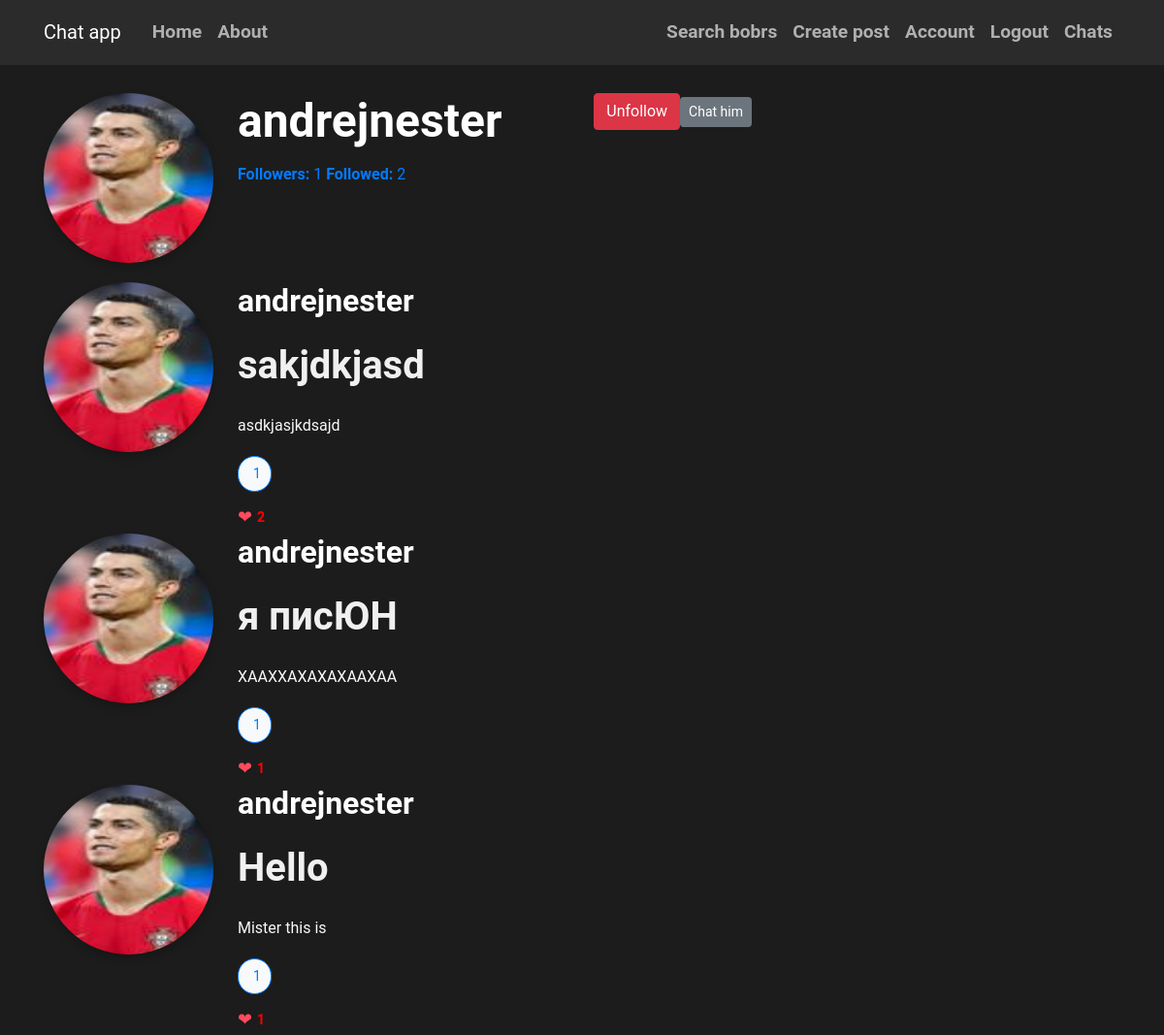
Screenshot of /user_info/andrejnester (signed in) with the database file from the repository.
### flaskblog/models.py (models this page shows, shortened)
class User(db.Model, UserMixin):
    id = db.Column(db.Integer, primary_key=True)
    username = db.Column(db.String(20), unique=True, nullable=False)
    email = db.Column(db.String(120), unique=True, nullable=False)
    image_file = db.Column(db.String(20), nullable=False, default='default.jpg')
    password = db.Column(db.String(60), nullable=False)
    posts = db.relationship('Post', backref='author', lazy=True)
    followed = db.relationship('Follow', foreign_keys='Follow.follower_id',
                               back_populates='follower', lazy='dynamic',
                               cascade='all, delete-orphan')
    followers = db.relationship('Follow', foreign_keys='Follow.followed_id',
                                back_populates='followed', lazy='dynamic',
                                cascade='all, delete-orphan')
    sent_messages = db.relationship('Message', foreign_keys='Message.sender_id',
                                    back_populates='sender', lazy=True)
    received_messages = db.relationship('Message', foreign_keys='Message.recipient_id',
                                        back_populates='recipient', lazy=True)
    groups=db.relationship('Group', secondary='user_groups', back_populates='members')
    def is_following(self, user):
        return self.followed.filter_by(followed_id=user.id).first() is not None

class Post(db.Model):
    id = db.Column(db.Integer, primary_key=True)
    title = db.Column(db.String(100), nullable=False)
    date_posted = db.Column(db.DateTime, nullable=False, default=datetime.utcnow)
    content = db.Column(db.Text, nullable=False)
    user_id = db.Column(db.Integer, db.ForeignKey('user.id'), nullable=False)
    comments = db.relationship('Comment', backref='post', lazy='dynamic')
    post_likes = db.relationship('Like', back_populates='post', lazy='dynamic')

### flaskblog/routes.py (the view)
@app.route("/user_info/<username>")
def user_info(username):
    user = User.query.filter_by(username=username).first_or_404()
    page = request.args.get('page', 1, type=int)
    posts = Post.query.filter_by(author=user).order_by(Post.date_posted.desc()).paginate(page=page, per_page=5)
    return render_template('user_info.html', user=user, posts=posts)

### flaskblog/models.py (called while the page is built)
@login_manager.user_loader
def load_user(user_id):
    return User.query.get(int(user_id))

### flaskblog/templates/user_info.html (shortened to what this page needs)
{% extends "base.html" %}
{% block content %}
<div class="contain">
  <div class="user-info-section">
    <div class="media">
      <img class="rounded-circle account-img" src="{{ url_for('static', filename='pictures/' + user.image_file) }}" alt="Profile Image">
      <div class="media-body">
        <h2 class="account-heading">{{ user.username }}</h2>
        <a href="{{ url_for('followers',username=user.username)}}"><strong>Followers:</strong> {{ user.followers.count() }}</a>
        <a href="{{ url_for('followed',username=user.username) }}"><strong>Followed:</strong> {{ user.followed.count() }}</a>
      </div>
      {% if current_user.username==user.username %}
        {% else %}
            {% if current_user.is_following(user) %}
                <a href="{{ url_for('unfollow', username=user.username) }}" class="btn btn-danger">Unfollow</a>
              {% else %}
                <a href="{{ url_for('follow', username=user.username) }}" class="btn btn-primary">Follow</a>
              {% endif %}
            <a class="btn btn-secondary btn-sm mt-1 mb-1" href="{{ url_for('chat',recipient_username=user.username) }}">Chat him</a>
        {% endif %}
    </div>
  </div>
  <div class="user-posts-section">
    {% for post in posts %}
    <div class="post-card">
      <div class="media">
        <img class="rounded-circle account-img" src="{{ url_for('static', filename='pictures/' + user.image_file) }}" alt="Profile Image">
        <div class="media-body">
          <h2 class="post-author">{{ post.author.username }}</h2>
              <h2><a class="article-title" href="{{ url_for('post',post_id=post.id) }}">{{ post.title }}</a></h2>
          <p class="post-content">{{ post.content }}</p>
          <button class="comment-button">
     {{ post.comments.count() }}
</button>
            <div class="likes-container">
    <span class="like-icon">&#10084; </span>
    <a href="{{ url_for('post_likes',post_id=post.id) }}" class="likes-count">{{ post.post_likes.count() }}</a>
</div>
        </div>
      </div>
    </div>
    {% endfor %}
  </div>
</div>
{% endblock %}

### flaskblog/static/main.css (style rules this page uses)
body { background: #1c1c1c; color: #f8f8f8; margin-top: 6rem; font-family: 'Roboto', sans-serif; line-height: 1.8; }
h1, h2, h3, h4, h5, h6 { color: #ffffff; margin-bottom: 1.5rem; font-weight: 700; }
.article-title { color: #f0f0f0; font-size: 2.5rem; font-weight: 600; }
.account-img { height: 175px; width: 175px; margin-right: 25px; margin-bottom: 20px; border-radius: 50%; box-shadow: 0 5px 10px rgba(0, 0, 0, 0.2); }
.account-heading { font-size: 3rem; color: #ffffff; margin-bottom: 0.8rem; }
button, input[type="submit"] { background-color: #444444; color: #ffffff; border: none; border-radius: 6px; padding: 12px 25px; font-size: 1.2rem; cursor: pointer; transition: background-color 0.3s ease; }
.comment-button { background-color: #f8f9fa; border: 1px solid #007bff; color: #007bff; font-size: 14px; padding: 5px 10px; border-radius: 20px; display: flex; align-items: center; cursor: pointer; transition: background-color 0.3s, color 0.3s; }
.likes-container { display: flex; align-items: center; margin-top: 10px; }
.like-icon { font-size: 18px; color: #ff4b5c; margin-right: 5px; }
.likes-count { font-size: 14px; color: red; font-weight: bold; }

### rows the page displays
User: image_file (picture), username "andrejnester"
Post: image_file (picture), author.username "andrejnester", title "sakjdkjasd", content "asdkjasjkdsajd", comments.count "1", post_likes.count "2"
Post: image_file (picture), author.username "andrejnester", title "я писЮН", content "ХААХХАХАХАХААХАА", comments.count "1", post_likes.count "1"
Post: image_file (picture), author.username "andrejnester", title "Hello", content "Mister this is", comments.count "1", post_likes.count "1"

### other values shown
{{ user.followers.count() }} "1"
{{ user.followed.count() }} "2"
